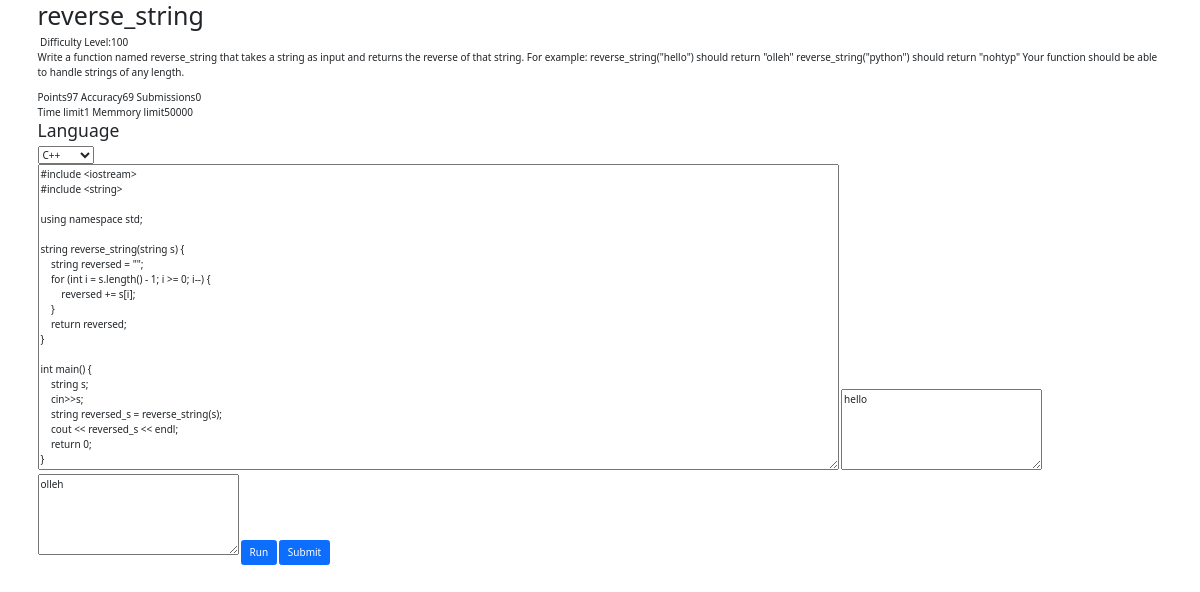
Page /question/1 (signed in) on the committed database.
### app1/models.py (models this page shows, shortened)
class Question(models.Model):
    q_id = models.IntegerField(primary_key=True)
    q_title = models.CharField(max_length=40)
    q_descrp =models.TextField()
    q_ip_formate = models.TextField(null=True,blank=True)
    q_op_formate = models.TextField(null=True,blank=True)
    q_const = models.TextField(null=True,blank=True)
    q_sip = models.TextField(null=True,blank=True)
    q_sop = models.TextField(null=True,blank=True)
    q_diff_level = models.CharField( max_length=50)
    q_point = models.IntegerField(default=0)
    q_aqrcy = models.IntegerField(default=0)
    q_subns = models.IntegerField(default=0)
    q_time_limit = models.IntegerField(null=True,default=1)
    q_memory_limit = models.IntegerField(null=True,default=50000)
    def __str__(self):
        return f"{self.q_id}"

class Submission(models.Model):
    team = models.ForeignKey(Team, on_delete=models.CASCADE)
    player = models.ForeignKey(User, on_delete=models.CASCADE)
    q_id = models.ForeignKey(Question,on_delete=models.CASCADE)
    s_language = models.CharField(blank=True, max_length=50)
    s_code = models.TextField(null=True,blank=True)
    s_pt = models.IntegerField(default=0)
    s_time= models.DateTimeField(default = timezone.now)
    q_chices = (
        ('TLE','Time Limit Exceeded'),
        ('CE','Compilation Error'),
        ('RE','Runtime Error'),
    	('WA','Wrong Answer'),
        ('AC' ,'Accepted'),
    )
    q_status = models.CharField(max_length=5,choices=q_chices,blank=True,null=True)

### app1/views.py (the view)
# urls.py: path('question/', views.questions, name='questions'),
@login_required(login_url='login')
def question(request,id):
    context={}
    question = Question.objects.get(q_id=id)
    print("question",question)
    user = User.objects.get(username=request.user)
    player = Player.objects.get(user=user)
    team = Team.objects.get(user__username=request.user)
    print("team ",team)
    context["question"]=question
    context["player"]=player
    context["team"]=team
    try:
        submission = Submission.objects.filter(player=user,q_id=question,q_status="AC").last()
        context["user_code"]=submission.s_code
    except:
        try:
            submission = Submission.objects.filter(player=user,q_id=question).last()
            context["user_code"]=submission.s_code
        except:
            context["user_code"]=""
    try:
        if submission.s_language == "cpp":
            context["code_lang_cpp"]="cpp"
        if submission.s_language == "c":
            context["code_lang_c"]="c"
    except:
        pass
    return render(request,"app1/question.html",context)

### app1/models.py (called while the page is built)
    def __str__(self) -> str:
        return f"{self.id}"

### app1/templates/app1/question.html (shortened to what this page needs)
{% extends 'app1/base.html' %}
{% load static %}
{% block "codeblock" %}
<div class="container">
<div class="box">
    <div class="questiontitle">
        <h1>{{question.q_title}}</h1>&nbsp;<span><span>Difficulty Level:</span>{{question.q_diff_level}}</span>
    </div>
    <div class="questiondes">
        {{question.q_descrp}}
    </div>
    <div class="other1">
        <span>Points</span>{{question.q_point}}
        <span>Accuracy</span>{{question.q_aqrcy}}
        <span>Submissions</span>{{question.q_subns}}
    </div>
    <div class="other2">
        <span>Time limit</span>{{question.q_time_limit}}
        <span>Memmory limit</span>{{question.q_memory_limit}}
    </div>
</div>
<div class="testip">
    <form action="" method="POST" id="code_form">
        <div>
            <h3>Language</h3>
            <select name="language" id="code_lang">
                <option value="cpp" {% if code_lang_cpp %}selected{% endif %}>C++</option>
            </select>
        </div>
        <textarea name="user_code" id="user_code" cols="130" rows="20" placeholder="#Enter your code here">{{user_code}}</textarea>
        <textarea name="test_ip" id="testip" cols="30" rows="5" placeholder="Input">{{question.q_sip}}</textarea>
        <textarea name="test_op" id="testop" cols="30" rows="5" placeholder="Output">{{question.q_sop}}</textarea>
        <input type="button" value="Run" id="run_code" class="btn btn-primary" >
        <input type="button" value="Submit" id="submit_code" class="btn btn-primary" >
    </form>
</div>
</div>
{% endblock "codeblock" %}

### rows in the picture
Question: q_title "reverse_string", q_diff_level "100", q_descrp "Write a function named reverse_string that takes a string as input and returns the reverse of that string. For example: reverse_string(\"hello\") should return \"olleh\" reverse_string(\"python\") should return \"nohtyp\" Your function should be able to handle strings of any length.", q_point "97", q_aqrcy "69", q_subns "0", q_time_limit "1", q_memory_limit "50000", test_ip "hello", test_op "olleh"
Submission: user_code "#include <iostream> #include <string> using namespace std; string reverse_string(string s) { string reversed = \"\"; for (int i = s.length() - 1; i >= 0; i--) { reversed += s[i]; } return reversed; } int main() { string s; cin>>s; string reversed_s = reverse_string(s); cout << reversed_s << endl; return 0; }"
